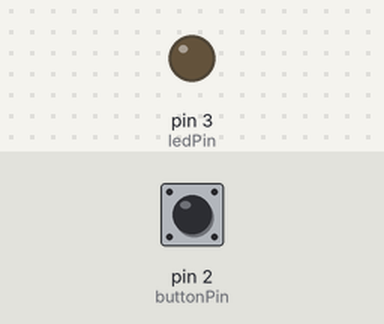
Recording of a sketch running on a simulated Arduino Uno, built with avr-gcc and run on an emulated ATmega328P. Parts: output pins drawn as LEDs (lit = HIGH). The inputs (shaded band) are chosen by the test bench; at power-on: pin 2 (buttonPin) LOW.

Above: at 1.2 s.
1.3 s: pin 2 (buttonPin) pulled HIGH for 0.15 s
At 2.0 s:
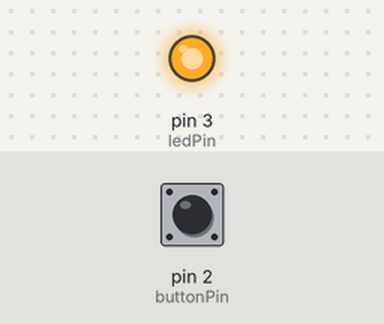
2.9 s: pin 2 (buttonPin) pulled HIGH for 1 s
At 3.2 s:
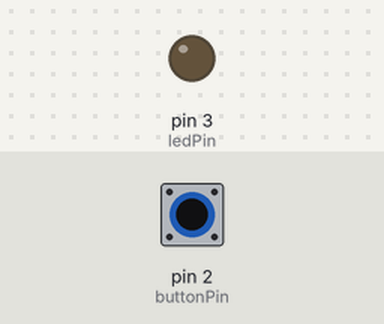
5.4 s: pin 2 (buttonPin) pulled HIGH for 3.2 s
At 6.3 s:
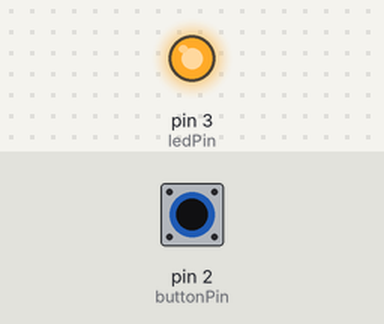
Timing chart, 0 to 8.4 s (numbered marks = the images above; inputs shaded):
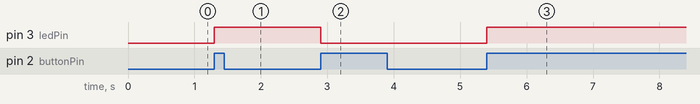

Measured:
- after the input at 1.3 s, pin 3 (ledPin): LOW → HIGH at once
- after the input at 2.9 s, pin 3 (ledPin): HIGH → LOW at once
- after the input at 5.4 s, pin 3 (ledPin): LOW → HIGH at once

The sketch:

Example4.ino
```cpp
const int buttonPin = 2; // Pin connected to the button
const int ledPin = 3;    // Pin connected to the LED

volatile int LEDstate = LOW; // Variable to store the LED state

void setup() {
    pinMode(buttonPin, INPUT); // Set the button pin as an input
    pinMode(ledPin, OUTPUT);   // Set the LED pin as an output

    // Attach the interrupt to the button pin, triggering on the rising edge
    attachInterrupt(digitalPinToInterrupt(buttonPin), toggleLED, RISING);
}

void loop() {

}

// Interrupt Service Routine (ISR) to toggle the LED state
void toggleLED() {
    LEDstate = !LEDstate; // Toggle the LED state
    digitalWrite(ledPin, LEDstate); // Update the LED state
}
```
